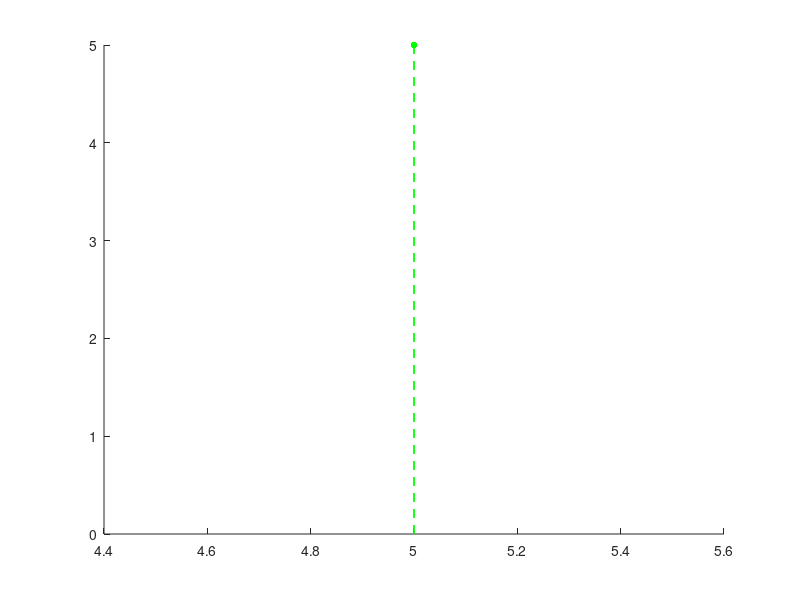

This figure's MATLAB source: (Note: this script raises an error after producing the figure.)
clear All
clear clc

%% A:Start

%% The Binary Systems:
%% Benzene-Toluene --> S1
%% Methanol-Water --> S2
%% Heptane-ethylBenzene --> S3
%% Methanol-Toluene --> S4
prompt = 'Select The Binary System Between S1, S2, S3, S4 : ';
sys = input(prompt,'s');

%% input F, q, zF, xD, xW
Feed_rate = 'Enter F:';
F = input(Feed_rate); %kmol/h

feed_thermal_condition = 'Enter feed thermal condition:';
q = input(feed_thermal_condition);

fraction_of_more_volatile_component_at_the_feed = 'Enter fraction of more volatile component at the feed:';
zF = input(fraction_of_more_volatile_component_at_the_feed);

fraction_of_more_volatile_component_at_the_top_product = 'Enter The fraction of more volatile component at the top product:';
xD = input(fraction_of_more_volatile_component_at_the_top_product);

fraction_of_more_volatile_component_at_the_bottom_product = 'Enter The fraction of more volatile component at the bottom product:';
xW = input(fraction_of_more_volatile_component_at_the_bottom_product);

%% Selection of the condenser type(Partial or total condenser)
condenser = 'Enter type of condenser(JUST ENTER t OR p) :';
c = input(condenser, 's');

reflux_ratio = 'Enter reflux ratio:'; 
r = input(reflux_ratio);

%%Top product rate
D = (zF * F - xW * F)/(xD - xW);
fprintf('Top product rate is: %f',D);
fprintf('\n')


%%Bottom product rate
W = F - D;
fprintf('Bottom product rate is: %f',W);
fprintf('\n')


%%S2
if sys == 'S2'
    filename = fullfile('This PC/Downloads/UO_PRJ2_96103852','methanol-water.txt');
    fileID = fopen(filename);
    C = textscan(fileID,'%f %f');
    fclose(fileID);
    x1 = C{1};
    y1 = C{2};
    
    for i = 1 : length(x1) - 1
    
        j = 5 * i - 4;
        xeq(j) = x1(i);
        xeq(j+1) =  xeq(j) + (x1(i+1) - x1(i))/5;
        xeq(j+2) =  xeq(j) + 2 * (x1(i+1) - x1(i))/5;
        xeq(j+3) =  xeq(j) + 3 * (x1(i+1) - x1(i))/5;
        xeq(j+4) =  xeq(j) + 4 * (x1(i+1) - x1(i))/5;
    end
    xeq(1, 251) = 1;
    
    for i = 1 : length(y1) - 1
    
        j = 5 * i - 4;
        yeq(j) = y1(i);
        yeq(j+1) =  yeq(j) + (y1(i+1) - y1(i))/5;
        yeq(j+2) =  yeq(j) + 2 * (y1(i+1) - y1(i))/5;
        yeq(j+3) =  yeq(j) + 3 * (y1(i+1) - y1(i))/5;
        yeq(j+4) =  yeq(j) + 4 * (y1(i+1) - y1(i))/5;
    end
    yeq(1, 251) = 1;
    
    %%draw equil curve.
    %%draw x=y curve.
    origin = [0 0];
    destination = [1 1];
    plot (xeq, yeq, 'b', [origin(1), destination(1)], [origin(2), destination(2)], 'r')
    xlabel('x_M_e_t_h_n_o_l(mole fraction)')
    ylabel('y_M_e_t_h_n_o_l(mole fraction)')  
    
end

%%S1
if sys == 'S1'
    filename = fullfile('This PC/Downloads/UO_PRJ2_96103852','benzene-toluene.txt');
    fileID = fopen(filename);
    C = textscan(fileID,'%f %f');
    fclose(fileID);
    x1 = C{1};
    y1 = C{2};
    
    for i = 1 : length(x1) - 1
    
        j = 5 * i - 4;
        xeq(j) = x1(i);
        xeq(j+1) =  xeq(j) + (x1(i+1) - x1(i))/5;
        xeq(j+2) =  xeq(j) + 2 * (x1(i+1) - x1(i))/5;
        xeq(j+3) =  xeq(j) + 3 * (x1(i+1) - x1(i))/5;
        xeq(j+4) =  xeq(j) + 4 * (x1(i+1) - x1(i))/5;
    end
    xeq(1, 251) = 1;
    
    for i = 1 : length(y1) - 1
    
        j = 5 * i - 4;
        yeq(j) = y1(i);
        yeq(j+1) =  yeq(j) + (y1(i+1) - y1(i))/5;
        yeq(j+2) =  yeq(j) + 2 * (y1(i+1) - y1(i))/5;
        yeq(j+3) =  yeq(j) + 3 * (y1(i+1) - y1(i))/5;
        yeq(j+4) =  yeq(j) + 4 * (y1(i+1) - y1(i))/5;
    end
    yeq(1, 251) = 1;
    
    %%draw equil curve.
    %%draw x=y curve.
    origin = [0 0];
    destination = [1 1];
    plot (xeq, yeq, 'b', [origin(1), destination(1)], [origin(2), destination(2)], 'r')
    xlabel('x_B_e_n_z_e_n_e(mole fraction)')
    ylabel('y_B_e_n_z_e_n_e(mole fraction)')
    
end

%%S3
if sys == 'S3'
    filename = fullfile('This PC/Downloads/UO_PRJ2_96103852','nheptane-ebenzene.txt');
    fileID = fopen(filename);
    C = textscan(fileID,'%f %f');
    fclose(fileID);
    x1 = C{1};
    y1 = C{2};
   
    for i = 1 : length(x1) - 1
    
        j = 5 * i - 4;
        xeq(j) = x1(i);
        xeq(j+1) =  xeq(j) + (x1(i+1) - x1(i))/5;
        xeq(j+2) =  xeq(j) + 2 * (x1(i+1) - x1(i))/5;
        xeq(j+3) =  xeq(j) + 3 * (x1(i+1) - x1(i))/5;
        xeq(j+4) =  xeq(j) + 4 * (x1(i+1) - x1(i))/5;
    end
    xeq(1, 251) = 1;
    
    for i = 1 : length(y1) - 1
    
        j = 5 * i - 4;
        yeq(j) = y1(i);
        yeq(j+1) =  yeq(j) + (y1(i+1) - y1(i))/5;
        yeq(j+2) =  yeq(j) + 2 * (y1(i+1) - y1(i))/5;
        yeq(j+3) =  yeq(j) + 3 * (y1(i+1) - y1(i))/5;
        yeq(j+4) =  yeq(j) + 4 * (y1(i+1) - y1(i))/5;
    end
    yeq(1, 251) = 1;
    
    %%draw equil curve.
    %%draw x=y curve.
    origin = [0 0];
    destination = [1 1];
    plot (xeq, yeq, 'b', [origin(1), destination(1)], [origin(2), destination(2)], 'r')
    xlabel('x_H_e_p_t_a_n_e(mole fraction)')
    ylabel('y_H_e_p_t_a_n_e(mole fraction)')
    
end

%%S4
if sys == 'S4'
    filename = fullfile('This PC/Downloads/UO_PRJ2_96103852','methanol-toluene.txt');
    fileID = fopen(filename);
    C = textscan(fileID,'%f %f');
    fclose(fileID);
    x1 = C{1};
    y1 = C{2};
    
    for i = 1 : length(x1) - 1
    
        j = 5 * i - 4;
        xeq(j) = x1(i);
        xeq(j+1) =  xeq(j) + (x1(i+1) - x1(i))/5;
        xeq(j+2) =  xeq(j) + 2 * (x1(i+1) - x1(i))/5;
        xeq(j+3) =  xeq(j) + 3 * (x1(i+1) - x1(i))/5;
        xeq(j+4) =  xeq(j) + 4 * (x1(i+1) - x1(i))/5;
    end
    xeq(1, 251) = 1;
    
    for i = 1 : length(y1) - 1
    
        j = 5 * i - 4;
        yeq(j) = y1(i);
        yeq(j+1) =  yeq(j) + (y1(i+1) - y1(i))/5;
        yeq(j+2) =  yeq(j) + 2 * (y1(i+1) - y1(i))/5;
        yeq(j+3) =  yeq(j) + 3 * (y1(i+1) - y1(i))/5;
        yeq(j+4) =  yeq(j) + 4 * (y1(i+1) - y1(i))/5;
    end
    yeq(1, 251) = 1;
   
    %%draw equil curve.
    %%draw x=y curve.
    origin = [0 0];
    destination = [1 1];
    plot (xeq, yeq, 'b', [origin(1), destination(1)], [origin(2), destination(2)], 'r')
    xlabel('x_M_e_t_h_n_o_l(mole fraction)')
    ylabel('y_M_e_t_h_n_o_l(mole fraction)')
    
end


hold on
%% xD and xW on plot
plot(xD, xD, 'g.', 'markersize', 15);
plot(xW, xW, 'g.', 'markersize', 15);
plot(zF, zF, 'g.', 'markersize', 15);

plot([xD,xD], [xD,0],'g--')
plot([xW,xW], [xW,0],'g--')
plot([zF,zF], [zF,0],'g--')
%%%%%%%%%%%%%%%%%%%%%%%%%%%%%%%%%%%%%%%%%%%%%%%%%%%%%%%%%%%%%%%%%%%%%%%%%%%
%% q line.

if q==1
    yf = 0.5 : 0.1 :0.9;
    xf = zF * ones(1,401);
    plot([zF, zF],[zF, 0.9])
    for i = 1 : 251
        eror(i) = abs(xeq(i) - zF);
        if eror(i)<= 0.0025
            int_y_min = yeq(i);
            int_x_min = zF;
            break
        end
    end
    plot(int_x_min,int_y_min,'g.', 'markersize', 15)
    %% find R
    s_min = (xD - int_y_min)/(xD - int_x_min);
    r_min = (s_min)/(1 - s_min);
    R = r_min * r;

    %L1 and V1
    L1 = R*D;
    L = R * D + q * F;
%     fprintf('the rate of cooling water as the coolant: %f',L);
%     fprintf('\n')   

    V1 = (R+1)* D;
    V = V1 + (1-q)*F;
%     fprintf('the rate of LPS  %f',V);
%     fprintf('\n')

    %% op and bottom line
    yf_int = (R/(R+1)) * zF + (xD/(R+1));
    plot(zF, yf_int,'g.', 'markersize', 15)
    plot([zF, xD], [yf_int, xD])
    plot([zF,xW],[yf_int,xW])
    
    xp(1) = xD;
    yp(1) = xD;
    tray_num = 1;
    
    for i = 1:200
        n=1;
        for j = 1 : 251
            if(xp(i) >= zF)
                eror(j) = abs(yeq(j) - ((R/(R+1)) * xp(i) + xD/(R+1)));
                if(eror(j) <= 0.0025)&&(n==1)
                    xp(i+1) = xeq(j);
                    if(xp(i+1) >= zF)
                    yp(i+1) = (R/(R+1)) * xp(i+1) + xD/(R+1);
                    plot([xp(i), xp(i+1)],[yp(i), yp(i)])
                    plot([xp(i+1),xp(i+1)],[yp(i+1),yp(i)])
                    feed_tray = i+1;
                    end
                    n = n+1;
                end
            else
              eror(j) = abs(yeq(j) - (((R * D + q * F)/((R+1)*D)) * xp(i) - (xW * W)/((R+1)*D))); 
              if(eror(j) <= 0.005)
                  yp(i) = (((R * D + q * F)/((R+1)*D)) * xp(i) - W*xW /((R+1)*D));
                  xp(i+1) = xeq(j);
                  yp(i+1) = (((R * D + q * F)/((R+1)*D)) * xp(i+1) - W*xW /((R+1)*D));
                  plot([xp(i), xp(i+1)],[yp(i), yp(i)])
                  plot([xp(i+1),xp(i+1)],[yp(i+1),yp(i)])
                  plot([xp(i), xp(i)],[yp(i-1),yp(i)])
                  plot([xp(i-1), xp(i)],[yp(i-1),yp(i-1)])
                  break
              end
            end
        end
        if(xp(i+1)<=xW)
            break
        end
        tray_num = tray_num + 1;
    end
    
end

if q==0 
    yf = zF * ones(1,401);
    xf = 0.5 : 0.9 :0.1;
    plot([zF, 0.1],[zF, zF])
     for i = 1 : 251
        eror(i) = abs(yeq(i) - zF);
        if eror(i)<= 0.0025
            int_y_min = zF;
            int_x_min = xeq(i);
            break
        end
    end
    plot(int_x_min,int_y_min,'g.', 'markersize', 15)
    s_min = (xD - int_y_min)/(xD - int_x_min);
    r_min = (s_min)/(1 - s_min);
    R = r_min * r;

    %L1 and V1
    L1 = R*D;
    L = R * D + q * F;
%     fprintf('the rate of cooling water as the coolant: %f',L);
%     fprintf('\n')

    V1 = (R+1)* D;
    V = V1 + (1-q)*F;
%     fprintf('the rate of LPS  %f',V);
%     fprintf('\n')
    %% op and bottom line
    xf_int = (zF - (xD/(R+1)))/(R/(R+1));
    plot(xf_int, zF,'g.', 'markersize', 15)
    plot([xf_int, xD], [zF, xD])
    plot([xf_int,xW],[zF,xW])
    
    xp(1) = xD;
    yp(1) = xD;
    tray_num = 1;
    for i = 1:200
        n=1;
        for j = 1 : 251
            if xp(i) >= (zF - (xD/(R+1)))/(R/(R+1))
                eror(j) = abs(yeq(j) - ((R/(R+1)) * xp(i) + xD/(R+1)));
                if(eror(j) <= 0.0025)&& (n==1)
                    xp(i+1) = xeq(j);
                    if(xp(i+1) >= (zF - (xD/(R+1)))/(R/(R+1)))
                    yp(i+1) = (R/(R+1)) * xp(i+1) + (xD/(R+1));
                    plot([xp(i), xp(i+1)],[yp(i), yp(i)])
                    plot([xp(i+1),xp(i+1)],[yp(i+1),yp(i)])
                    feed_tray = i+1;
                    end
                    n = n+1;
                end
            else
              eror(j) = abs(yeq(j) - (((R * D + q * F)/((R+1)*D)) * xp(i) - (xW * W)/((R+1)*D))); 
              if(eror(j) <= 0.005)
                  yp(i) = (((R * D + q * F)/((R+1)*D)) * xp(i) - W*xW /((R+1)*D));
                  xp(i+1) = xeq(j);
                  yp(i+1) = (((R * D + q * F)/((R+1)*D)) * xp(i+1) - W*xW /((R+1)*D));
                  plot([xp(i), xp(i+1)],[yp(i), yp(i)])
                  plot([xp(i+1),xp(i+1)],[yp(i+1),yp(i)])
                  plot([xp(i), xp(i)],[yp(i-1),yp(i)])
                  plot([xp(i-1), xp(i)],[yp(i-1),yp(i-1)])
                  break
              end
            end
        end
        if(xp(i+1)<=xW)
            break
        end
        tray_num = tray_num + 1;
    end

end

if q>0 && q<1
    yf = (-zF)/(q-1);
    xf = 0;
    plot([xf,zF],[yf,zF], 'g')
    
    %L1 and V1
    L1 = R*D;
    L = R * D + q * F;


    V1 = (R+1)* D;
    V = V1 + (1-q)*F;

    
    int_x_min = (((-xD)/(r+1))-(zF/(q-1)))/((r/(r+1))-(q/(q-1)));
    int_y_min = (r/(r+1)) * int_x_min + (xD / (r+1));

    plot(int_x_min,int_y_min,'r.', 'markersize', 15)
    plot([int_x_min, xD], [int_y_min, xD])
    plot([int_x_min, xW], [int_y_min, xW])
    
    xp(1) = xD;
    yp(1) = xD;
    tray_num = 1;
    for i = 1:200
        n=1;
        for j = 1 : 251
            if(xp(i) >= int_x_min)
                eror(j) = abs(yeq(j) - ((R/(R+1)) * xp(i) + xD/(R+1)));
                if(eror(j) <= 0.0025)&& (n==1)
                    xp(i+1) = xeq(j);
                    if(xp(i+1) >= int_x_min)
                    yp(i+1) = (R/(R+1)) * xp(i+1) + (xD/(R+1));
                    plot([xp(i), xp(i+1)],[yp(i), yp(i)])
                    plot([xp(i+1),xp(i+1)],[yp(i+1),yp(i)])
                    feed_tray = i+1;
                    end
                    n = n+1;
                end
            else
              eror(j) = abs(yeq(j) - (((R * D + q * F)/((R+1)*D)) * xp(i) - (xW * W)/((R+1)*D))); 
              if(eror(j) <= 0.005)
                  yp(i) = (((R * D + q * F)/((R+1)*D)) * xp(i) - W*xW /((R+1)*D));
                  xp(i+1) = xeq(j);
                  yp(i+1) = (((R * D + q * F)/((R+1)*D)) * xp(i+1) - W*xW /((R+1)*D));
                  plot([xp(i), xp(i+1)],[yp(i), yp(i)])
                  plot([xp(i+1),xp(i+1)],[yp(i+1),yp(i)])
                  plot([xp(i), xp(i)],[yp(i-1),yp(i)])
                  plot([xp(i-1), xp(i)],[yp(i-1),yp(i-1)])
                  break
              end
            end
        end
        if(xp(i+1)<=xW)
            break
        end
        tray_num = tray_num + 1;
    end
    
end
    



if sys == 'S1'
    h_B = 35570; %kj/kmol
    h_T = 37000; %kj/kmol
    m_reboiler = (h_B * xW + h_T * (1-xW)) * V / 2133.8;
    m_condenser = (h_B * xD + h_T * (1-xD)) * V1 / (30 * 4.2);
    if c == 't' 
        C_duty = (h_B * xD + h_T * (1-xD)) * V1;
        fprintf('Number of theoretical stages: %d',tray_num);
        fprintf('\n')
        fprintf('feed tray: %d',feed_tray);
        fprintf('\n')
    end
    if c == 'p'
        C_duty = (h_B * xD + h_T * (1-xD)) * V; 
        fprintf('Number of theoretical stages: %d',tray_num - 1);
        fprintf('\n')
        fprintf('feed tray: %d',feed_tray);
        fprintf('\n')
    end
    RB_duty = (h_B * xW + h_T * (1-xW)) * L;
    
end
if sys == 'S2'
    h_M = 35210; %kj/kmol
    h_W = 4065; %kj/kmol
    m_reboiler = (h_M * xW + h_W * (1-xW)) * V / 2133.8;
    m_condenser = (h_M * xD + h_W * (1-xD)) * V1 / (30 * 4.2);
    if c == 't' 
        C_duty = (h_M * xD + h_W * (1-xD)) * V1;
        fprintf('Number of theoretical stages: %d',tray_num);
        fprintf('\n')
        fprintf('feed tray: %d',feed_tray);
        fprintf('\n')
    end
    if c == 'p'
        C_duty = (h_M * xD + h_W * (1-xD)) * V; 
        fprintf('Number of theoretical stages: %d',tray_num - 1);
        fprintf('\n')
        fprintf('feed tray: %d',feed_tray);
        fprintf('\n')
    end
    RB_duty = (h_M * xW + h_W * (1-xW)) * L;
end
if sys == 'S3'
    h_H = 31666;
    h_EB = 42468;
    m_reboiler = (h_H * xW + h_EB * (1-xW)) * V / 2133.8;
    m_condenser = (h_H * xD + h_EB * (1-xD)) * V1 / (30 * 4.2); 
    if c == 't' 
        C_duty = (h_H * xD + h_EB * (1-xD)) * V1;
        fprintf('Number of theoretical stages: %d',tray_num);
        fprintf('\n')
        fprintf('feed tray: %d',feed_tray);
        fprintf('\n')
    end
    if c == 'p'
        C_duty = (h_H * xD + h_EB * (1-xD)) * V; 
        fprintf('Number of theoretical stages: %d',tray_num - 1);
        fprintf('\n')
        fprintf('feed tray: %d',feed_tray);
        fprintf('\n')
    end
    RB_duty = (h_H * xW + h_EB * (1-xW)) * L;
end
if sys == 'S4'
    h_M = 35210; %kj/kmol
    h_T = 37000; %kj/kmol
    m_reboiler = (h_M * xW + h_T * (1-xW)) * V / 2133.8;
    m_condenser = (h_M * xD + h_T * (1-xD)) * V1 / (30 * 4.2);
    if c == 't' 
        C_duty = (h_M * xD + h_T * (1-xD)) * V1;
        fprintf('Number of theoretical stages: %d',tray_num);
        fprintf('\n')
        fprintf('feed tray: %d',feed_tray);
        fprintf('\n')
    end
    if c == 'p'
        C_duty = (h_M * xD + h_T * (1-xD)) * V; 
        fprintf('Number of theoretical stages: %d',tray_num - 1);
        fprintf('\n')
        fprintf('feed tray: %d',feed_tray);
        fprintf('\n')
    end
    RB_duty = (h_M * xW + h_T * (1-xW)) * L;
end

fprintf('the rate of LPS:  %f',m_reboiler);
fprintf('\n')

fprintf('the rate of cooling water as the coolant: %f',m_condenser);
fprintf('\n')



fprintf('Condenser Duty: %f',C_duty);
fprintf('\n')



fprintf('Reboiler Dut: %f',RB_duty);
fprintf('\n')




